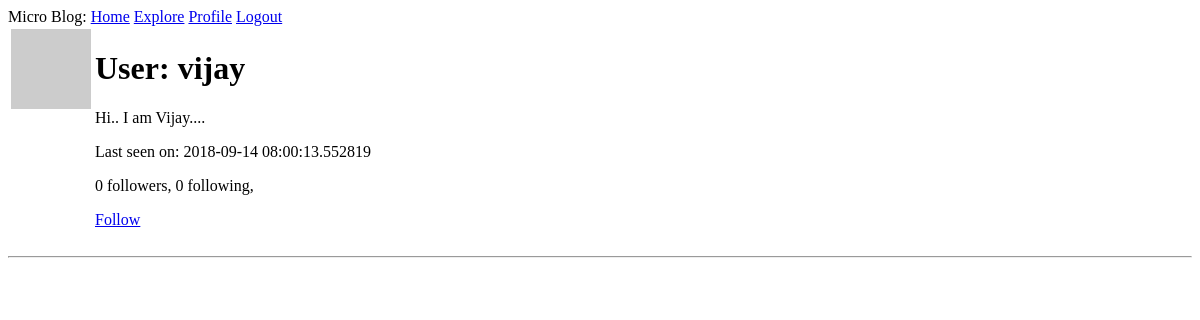
Before: /user/vijay (signed in) with the older database file.
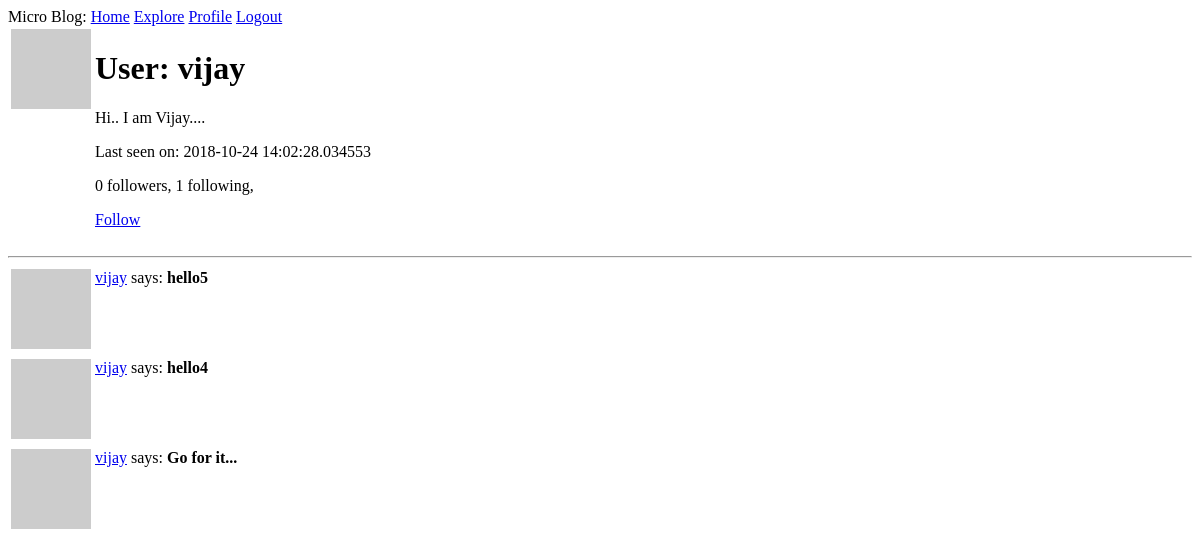
After: the same page with the newer database file.
### my_app/models.py (models this page shows, shortened)
class User(UserMixin, db.Model):
    id = db.Column(db.Integer, primary_key=True)
    username= db.Column(db.String(64), index=True, unique=True)
    email = db.Column(db.String(120), index=True, unique=True)
    password_hash = db.Column(db.String(128))
    posts = db.relationship("Post", backref="author", lazy="dynamic")
    about_me = db.Column(db.String(140))
    last_seen = db.Column(db.DateTime, default=datetime.utcnow)
    followed = db.relationship('User', secondary=followers,
        primaryjoin=(followers.c.follower_id == id),
        secondaryjoin=(followers.c.followed_id == id),
        backref=db.backref("followers", lazy="dynamic"), lazy="dynamic")
    def avatar(self, size):
        digest = md5(self.email.lower().encode('utf-8')).hexdigest()
        return "https://www.gravatar.com/avatar/{}?d=identicon&s={}".format(digest, size)
    def is_following(self, user):
        return self.followed.filter(followers.c.followed_id == user.id).count() > 0

class Post(db.Model):
    id = db.Column(db.Integer, primary_key=True)
    body = db.Column(db.String(140))
    timestamp = db.Column(db.DateTime, index=True, default=datetime.utcnow)
    user_id = db.Column(db.Integer, db.ForeignKey("user.id"))

### my_app/routes.py (the view)
@app.route("/user/<username>")
@login_required
def user(username):
    user = User.query.filter_by(username=username).first_or_404()
    page = request.args.get("page", 1 , type=int)
    posts = user.posts.order_by(Post.timestamp.desc()).paginate(page, app.config["POSTS_PER_PAGE"], False)
    next_url = url_for("index", page=posts.next_num) if posts.has_next else None
    prev_url = url_for("index", page=posts.prev_num) if posts.has_prev else None
    return render_template("user.html",user=user,posts=posts.items, next_url=next_url, prev_url=prev_url)

### my_app/models.py (called while the page is built)
@login.user_loader
def load_user(id):
    return User.query.get(int(id))

### my_app/routes.py (called while the page is built)
@app.before_request
def before_request():
    if current_user.is_authenticated:
        current_user.last_seen = datetime.utcnow()
        db.session.commit()

### my_app/templates/user.html (shortened to what this page needs)
{% extends "base.html" %}
{% block content %}
	<table>
		<tr valign="top">
			<td><img src="{{ user.avatar(128) }}"></td>
			<td><h1>User: {{ user.username }}</h1>
				{% if user.about_me %}<p> {{ user.about_me }} </p> {% endif %}
				{% if user.last_seen %}<p> Last seen on: {{ user.last_seen }} </p> {% endif %}
				<p>{{ user.followers.count() }} followers, {{ user.followed.count() }} following,</p>
				{% if user == current_user %}
					<p><a href="{{ url_for('edit_profile') }}">Edit your profile</a></p>
					{% elif current_user.is_following(user) %}
					<p><a href="{{ url_for('unfollow', username=user.username) }}">Unfollow</a></p>
					{% else %}
					<p><a href="{{ url_for('follow', username=user.username) }}">Follow</a></p>
				{% endif %}
			</td>
		</tr>
	</table>
	<hr>
	{% for post in posts %}
		{% include "_posts.html" %}
	{% endfor %}
{% endblock %}

### my_app/templates/_posts.html
<table>
		<tr valign="top">
			<td><img src="{{ post.author.avatar(36) }}"</td>
			<td>
				<a href="{{ url_for('user', username=post.author.username) }}">
					{{ post.author.username }}</a> says: <b>{{ post.body }}</b></td>
		</tr>
</table>

Changed rows visible on the page:
changed User "vijay": last_seen "2018-09-14 08:00:13.552819" → "2018-10-24 14:02:28.034553"
added Post: author.username "vijay", body "hello5"
added Post: author.username "vijay", body "hello4"
added Post: author.username "vijay", body "Go for it..."
Other visible differences:
{{ user.followed.count() }}: "0" → "1"
